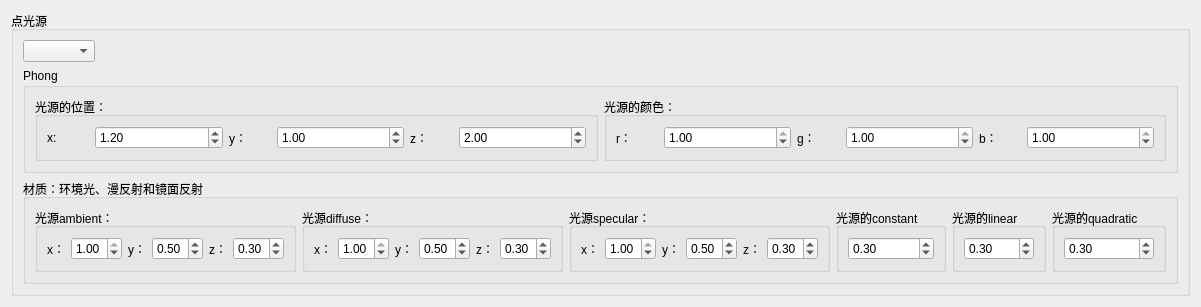
     <widget class="QWidget" name="tab_2">
      <attribute name="title">
       <string>点光源</string>
      </attribute>
      <layout class="QVBoxLayout" name="verticalLayout_10">
       <item>
        <widget class="QGroupBox" name="PhongLightBox_3">
         <property name="minimumSize">
          <size>
           <width>0</width>
           <height>50</height>
          </size>
         </property>
         <property name="title">
          <string>点光源</string>
         </property>
         <layout class="QVBoxLayout" name="verticalLayout_6" stretch="1,2,2">
          <item>
           <layout class="QHBoxLayout" name="horizontalLayout_37">
            <item>
             <widget class="QComboBox" name="comboBox_2"/>
            </item>
            <item>
             <spacer name="horizontalSpacer_2">
              <property name="orientation">
               <enum>Qt::Horizontal</enum>
              </property>
              <property name="sizeHint" stdset="0">
               <size>
                <width>40</width>
                <height>20</height>
               </size>
              </property>
             </spacer>
            </item>
           </layout>
          </item>
          <item>
           <widget class="QGroupBox" name="PhongLightBox_4">
            <property name="minimumSize">
             <size>
              <width>0</width>
              <height>50</height>
             </size>
            </property>
            <property name="title">
             <string>Phong</string>
            </property>
            <layout class="QVBoxLayout" name="verticalLayout_7">
             <item>
              <layout class="QVBoxLayout" name="verticalLayout_8">
               <item>
                <layout class="QHBoxLayout" name="horizontalLayout_8">
                 <item>
                  <widget class="QGroupBox" name="colorUniformBox_9">
                   <property name="minimumSize">
                    <size>
                     <width>0</width>
                     <height>50</height>
                    </size>
                   </property>
                   <property name="title">
                    <string>光源的位置：</string>
                   </property>
                   <layout class="QHBoxLayout" name="horizontalLayout_13" stretch="1,3,1,3,1,3">
                    <item>
                     <widget class="QLabel" name="label_27">
                      <property name="text">
                       <string>x:</string>
                      </property>
                     </widget>
                    </item>
                    <item>
                     <widget class="QDoubleSpinBox" name="pPos_X_SpinBox">
                      <property name="minimum">
                       <double>-10000.000000000000000</double>
                      </property>
                      <property name="maximum">
                       <double>1000000.000000000000000</double>
                      </property>
                      <property name="singleStep">
                       <double>0.100000000000000</double>
                      </property>
                      <property name="value">
                       <double>1.200000000000000</double>
                      </property>
                     </widget>
                    </item>
                    <item>
                     <widget class="QLabel" name="label_28">
                      <property name="text">
                       <string>y：</string>
                      </property>
                     </widget>
                    </item>
                    <item>
                     <widget class="QDoubleSpinBox" name="pPos_Y_SpinBox">
                      <property name="minimum">
                       <double>-10000.000000000000000</double>
                      </property>
                      <property name="maximum">
                       <double>1000000.000000000000000</double>
                      </property>
                      <property name="singleStep">
                       <double>0.100000000000000</double>
                      </property>
                      <property name="value">
                       <double>1.000000000000000</double>
                      </property>
                     </widget>
                    </item>
                    <item>
                     <widget class="QLabel" name="label_29">
                      <property name="text">
                       <string>z：</string>
                      </property>
                     </widget>
                    </item>
                    <item>
                     <widget class="QDoubleSpinBox" name="pPos_Z_SpinBox">
                      <property name="minimum">
                       <double>-10000.000000000000000</double>
                      </property>
                      <property name="maximum">
                       <double>1000000.000000000000000</double>
                      </property>
                      <property name="singleStep">
                       <double>0.100000000000000</double>
                      </property>
                      <property name="value">
                       <double>2.000000000000000</double>
                      </property>
                     </widget>
                    </item>
                   </layout>
                  </widget>
                 </item>
                 <item>
                  <widget class="QGroupBox" name="colorUniformBox_20">
                   <property name="minimumSize">
                    <size>
                     <width>0</width>
                     <height>50</height>
                    </size>
                   </property>
                   <property name="title">
                    <string>光源的颜色：</string>
                   </property>
                   <layout class="QHBoxLayout" name="horizontalLayout_23" stretch="1,3,1,3,1,3">
                    <item>
                     <widget class="QLabel" name="label_15">
                      <property name="text">
                       <string>r：</string>
                      </property>
                     </widget>
                    </item>
                    <item>
                     <widget class="QDoubleSpinBox" name="pLight_X_SpinBox">
                      <property name="minimum">
                       <double>0.000000000000000</double>
                      </property>
                      <property name="maximum">
                       <double>1.000000000000000</double>
                      </property>
                      <property name="singleStep">
                       <double>0.100000000000000</double>
                      </property>
                      <property name="value">
                       <double>1.000000000000000</double>
                      </property>
                     </widget>
                    </item>
                    <item>
                     <widget class="QLabel" name="label_16">
                      <property name="text">
                       <string>g：</string>
                      </property>
                     </widget>
                    </item>
                    <item>
                     <widget class="QDoubleSpinBox" name="pLight_Y_SpinBox">
                      <property name="minimum">
                       <double>0.000000000000000</double>
                      </property>
                      <property name="maximum">
                       <double>1.000000000000000</double>
                      </property>
                      <property name="singleStep">
                       <double>0.100000000000000</double>
                      </property>
                      <property name="value">
                       <double>1.000000000000000</double>
                      </property>
                     </widget>
                    </item>
                    <item>
                     <widget class="QLabel" name="label_17">
                      <property name="text">
                       <string>b：</string>
                      </property>
                     </widget>
                    </item>
                    <item>
                     <widget class="QDoubleSpinBox" name="pLight_Z_SpinBox">
                      <property name="minimum">
                       <double>0.000000000000000</double>
                      </property>
                      <property name="maximum">
                       <double>1.000000000000000</double>
                      </property>
                      <property name="singleStep">
                       <double>0.100000000000000</double>
                      </property>
                      <property name="value">
                       <double>1.000000000000000</double>
                      </property>
                     </widget>
                    </item>
                   </layout>
                  </widget>
                 </item>
                </layout>
               </item>
              </layout>
             </item>
            </layout>
           </widget>
          </item>
          <item>
           <widget class="QGroupBox" name="colorUniformBox_22">
            <property name="minimumSize">
             <size>
              <width>0</width>
              <height>50</height>
             </size>
            </property>
            <property name="title">
             <string>材质：环境光、漫反射和镜面反射</string>
            </property>
            <layout class="QVBoxLayout" name="verticalLayout_9">
             <item>
              <layout class="QHBoxLayout" name="horizontalLayout_30" stretch="3,3,3,1,1,1">
               <item>
                <widget class="QGroupBox" name="colorUniformBox_27">
                 <property name="minimumSize">
                  <size>
                   <width>0</width>
                   <height>50</height>
                  </size>
                 </property>
                 <property name="title">
                  <string>光源ambient：</string>
                 </property>
                 <layout class="QHBoxLayout" name="horizontalLayout_31" stretch="1,3,1,3,1,3">
                  <item>
                   <widget class="QLabel" name="label_33">
                    <property name="text">
                     <string>x：</string>
                    </property>
                   </widget>
                  </item>
                  <item>
                   <widget class="QDoubleSpinBox" name="ligAm_X_SpinBox_2">
                    <property name="minimum">
                     <double>0.000000000000000</double>
                    </property>
                    <property name="maximum">
                     <double>1.000000000000000</double>
                    </property>
                    <property name="singleStep">
                     <double>0.100000000000000</double>
                    </property>
                    <property name="value">
                     <double>1.000000000000000</double>
                    </property>
                   </widget>
                  </item>
                  <item>
                   <widget class="QLabel" name="label_34">
                    <property name="text">
                     <string>y：</string>
                    </property>
                   </widget>
                  </item>
                  <item>
                   <widget class="QDoubleSpinBox" name="ligAm_Y_SpinBox_2">
                    <property name="minimum">
                     <double>0.000000000000000</double>
                    </property>
                    <property name="maximum">
                     <double>1.000000000000000</double>
                    </property>
                    <property name="singleStep">
                     <double>0.100000000000000</double>
                    </property>
                    <property name="value">
                     <double>0.500000000000000</double>
                    </property>
                   </widget>
                  </item>
                  <item>
                   <widget class="QLabel" name="label_35">
                    <property name="text">
                     <string>z：</string>
                    </property>
                   </widget>
                  </item>
                  <item>
                   <widget class="QDoubleSpinBox" name="ligAm_Z_SpinBox_2">
                    <property name="minimum">
                     <double>0.000000000000000</double>
                    </property>
                    <property name="maximum">
                     <double>1.000000000000000</double>
                    </property>
                    <property name="singleStep">
                     <double>0.100000000000000</double>
                    </property>
                    <property name="value">
                     <double>0.300000000000000</double>
                    </property>
                   </widget>
                  </item>
                 </layout>
                </widget>
               </item>
               <item>
                <widget class="QGroupBox" name="colorUniformBox_28">
                 <property name="minimumSize">
                  <size>
                   <width>0</width>
                   <height>50</height>
                  </size>
                 </property>
                 <property name="title">
                  <string>光源diffuse：</string>
                 </property>
                 <layout class="QHBoxLayout" name="horizontalLayout_32" stretch="1,3,1,3,1,3">
                  <item>
                   <widget class="QLabel" name="label_43">
                    <property name="text">
                     <string>x：</string>
                    </property>
                   </widget>
                  </item>
                  <item>
                   <widget class="QDoubleSpinBox" name="ligDi_X_SpinBox_2">
                    <property name="minimum">
                     <double>0.000000000000000</double>
                    </property>
                    <property name="maximum">
                     <double>1.000000000000000</double>
                    </property>
                    <property name="singleStep">
                     <double>0.100000000000000</double>
                    </property>
                    <property name="value">
                     <double>1.000000000000000</double>
                    </property>
                   </widget>
                  </item>
                  <item>
                   <widget class="QLabel" name="label_44">
                    <property name="text">
                     <string>y：</string>
                    </property>
                   </widget>
                  </item>
                  <item>
                   <widget class="QDoubleSpinBox" name="ligDi_Y_SpinBox_2">
                    <property name="minimum">
                     <double>0.000000000000000</double>
                    </property>
                    <property name="maximum">
                     <double>1.000000000000000</double>
                    </property>
                    <property name="singleStep">
                     <double>0.100000000000000</double>
                    </property>
                    <property name="value">
                     <double>0.500000000000000</double>
                    </property>
                   </widget>
                  </item>
                  <item>
                   <widget class="QLabel" name="label_45">
                    <property name="text">
                     <string>z：</string>
                    </property>
                   </widget>
                  </item>
                  <item>
                   <widget class="QDoubleSpinBox" name="ligDi_Z_SpinBox_2">
                    <property name="minimum">
                     <double>0.000000000000000</double>
                    </property>
                    <property name="maximum">
                     <double>1.000000000000000</double>
                    </property>
                    <property name="singleStep">
                     <double>0.100000000000000</double>
                    </property>
                    <property name="value">
                     <double>0.300000000000000</double>
                    </property>
                   </widget>
                  </item>
                 </layout>
                </widget>
               </item>
               <item>
                <widget class="QGroupBox" name="colorUniformBox_29">
                 <property name="minimumSize">
                  <size>
                   <width>0</width>
                   <height>50</height>
                  </size>
                 </property>
                 <property name="title">
                  <string>光源specular：</string>
                 </property>
                 <layout class="QHBoxLayout" name="horizontalLayout_33" stretch="1,3,1,3,1,3">
                  <item>
                   <widget class="QLabel" name="label_46">
                    <property name="text">
                     <string>x：</string>
                    </property>
                   </widget>
                  </item>
                  <item>
                   <widget class="QDoubleSpinBox" name="ligSp_X_SpinBox_2">
                    <property name="minimum">
                     <double>0.000000000000000</double>
                    </property>
                    <property name="maximum">
                     <double>1.000000000000000</double>
                    </property>
                    <property name="singleStep">
                     <double>0.100000000000000</double>
                    </property>
                    <property name="value">
                     <double>1.000000000000000</double>
                    </property>
                   </widget>
                  </item>
                  <item>
                   <widget class="QLabel" name="label_47">
                    <property name="text">
                     <string>y：</string>
                    </property>
                   </widget>
                  </item>
                  <item>
                   <widget class="QDoubleSpinBox" name="ligSp_Y_SpinBox_2">
                    <property name="minimum">
                     <double>0.000000000000000</double>
                    </property>
                    <property name="maximum">
                     <double>1.000000000000000</double>
                    </property>
                    <property name="singleStep">
                     <double>0.100000000000000</double>
                    </property>
                    <property name="value">
                     <double>0.500000000000000</double>
                    </property>
                   </widget>
                  </item>
                  <item>
                   <widget class="QLabel" name="label_48">
                    <property name="text">
                     <string>z：</string>
                    </property>
                   </widget>
                  </item>
                  <item>
                   <widget class="QDoubleSpinBox" name="ligSp_Z_SpinBox_2">
                    <property name="minimum">
                     <double>0.000000000000000</double>
                    </property>
                    <property name="maximum">
                     <double>1.000000000000000</double>
                    </property>
                    <property name="singleStep">
                     <double>0.100000000000000</double>
                    </property>
                    <property name="value">
                     <double>0.300000000000000</double>
                    </property>
                   </widget>
                  </item>
                 </layout>
                </widget>
               </item>
               <item>
                <widget class="QGroupBox" name="colorUniformBox_30">
                 <property name="minimumSize">
                  <size>
                   <width>0</width>
                   <height>50</height>
                  </size>
                 </property>
                 <property name="title">
                  <string>光源的constant</string>
                 </property>
                 <layout class="QHBoxLayout" name="horizontalLayout_34" stretch="0">
                  <item>
                   <widget class="QDoubleSpinBox" name="ligCon_SpinBox_2">
                    <property name="minimum">
                     <double>0.000000000000000</double>
                    </property>
                    <property name="maximum">
                     <double>1.000000000000000</double>
                    </property>
                    <property name="singleStep">
                     <double>0.100000000000000</double>
                    </property>
                    <property name="value">
                     <double>0.300000000000000</double>
                    </property>
                   </widget>
                  </item>
                 </layout>
                </widget>
               </item>
               <item>
                <widget class="QGroupBox" name="colorUniformBox_31">
                 <property name="minimumSize">
                  <size>
                   <width>0</width>
                   <height>50</height>
                  </size>
                 </property>
                 <property name="title">
                  <string>光源的linear</string>
                 </property>
                 <layout class="QHBoxLayout" name="horizontalLayout_35" stretch="0">
                  <item>
                   <widget class="QDoubleSpinBox" name="ligLin_SpinBox_2">
                    <property name="minimum">
                     <double>0.000000000000000</double>
                    </property>
                    <property name="maximum">
                     <double>1.000000000000000</double>
                    </property>
                    <property name="singleStep">
                     <double>0.100000000000000</double>
                    </property>
                    <property name="value">
                     <double>0.300000000000000</double>
                    </property>
                   </widget>
                  </item>
                 </layout>
                </widget>
               </item>
               <item>
                <widget class="QGroupBox" name="colorUniformBox_32">
                 <property name="minimumSize">
                  <size>
                   <width>0</width>
                   <height>50</height>
                  </size>
                 </property>
                 <property name="title">
                  <string>光源的quadratic</string>
                 </property>
                 <layout class="QHBoxLayout" name="horizontalLayout_36" stretch="0">
                  <item>
                   <widget class="QDoubleSpinBox" name="ligQua_SpinBox_2">
                    <property name="minimum">
                     <double>0.000000000000000</double>
                    </property>
                    <property name="maximum">
                     <double>1.000000000000000</double>
                    </property>
                    <property name="singleStep">
                     <double>0.100000000000000</double>
                    </property>
                    <property name="value">
                     <double>0.300000000000000</double>
                    </property>
                   </widget>
                  </item>
                 </layout>
                </widget>
               </item>
              </layout>
             </item>
            </layout>
           </widget>
          </item>
         </layout>
        </widget>
       </item>
      </layout>
     </widget>
